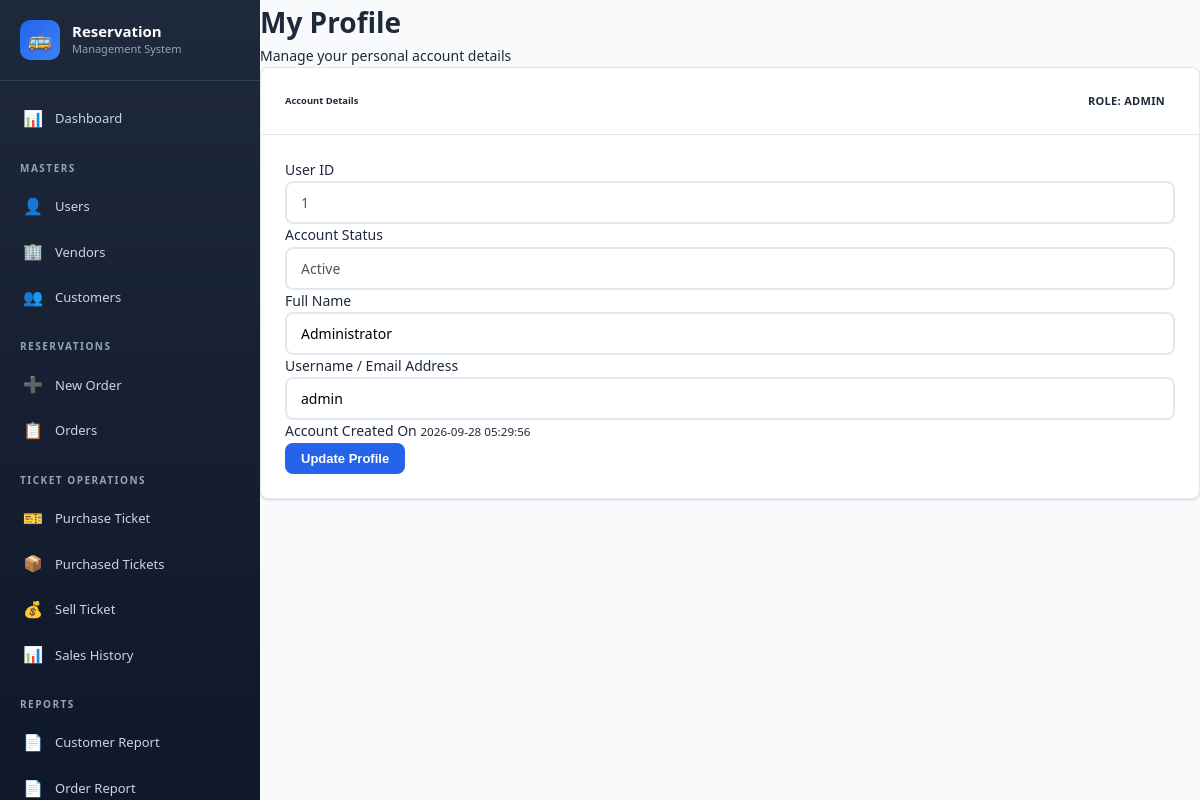
The app's page /profile.php (signed in) with its own data.
### tables this page shows
CREATE TABLE `users` (
    `user_id` INT(11) NOT NULL AUTO_INCREMENT,
    `name` VARCHAR(100) NOT NULL,
    `username` VARCHAR(50) NOT NULL UNIQUE,
    `email` VARCHAR(100) NOT NULL UNIQUE,
    `password` VARCHAR(255) NOT NULL,
    `role` ENUM('Admin', 'Staff') NOT NULL DEFAULT 'Staff',
    `status` ENUM('Active', 'Inactive') NOT NULL DEFAULT 'Active',
    `created_at` DATETIME NOT NULL DEFAULT CURRENT_TIMESTAMP,
    `updated_at` DATETIME DEFAULT NULL ON UPDATE CURRENT_TIMESTAMP,
    PRIMARY KEY (`user_id`)
);

### profile.php (the view, shortened to what this page needs)
<?php
require_once 'config/database.php';
require_once 'includes/header.php';
require_once 'includes/sidebar.php';
$userId = $_SESSION['user_id'];
$stmt = $conn->prepare("SELECT * FROM users WHERE user_id = ?");
$stmt->bind_param("i", $userId);
$stmt->execute();
$result = $stmt->get_result();
$user = $result->fetch_assoc();
?>
<div class="main-content">
    <div class="container-fluid">
        <div class="row mb-4">
            <div class="col-md-12">
                <h1 class="h3 mb-0 text-gray-800">My Profile</h1>
                <p class="text-muted">Manage your personal account details</p>
            </div>
        </div>
        <div class="row">
            <div class="col-lg-8 col-md-12">
                <div class="card shadow mb-4">
                    <div class="card-header py-3 d-flex justify-content-between align-items-center">
                        <h6 class="m-0 font-weight-bold text-primary text-uppercase">Account Details</h6>
                        <span class="badge bg-primary text-white p-2">Role: <?php echo htmlspecialchars($user['role']); ?></span>
                    </div>
                    <div class="card-body">
                        <form method="POST" action="profile.php" class="needs-validation" novalidate>
                            <div class="row mb-3">
                                <div class="col-md-6">
                                    <label for="userIdField" class="form-label font-weight-bold text-secondary">User ID</label>
                                    <input type="text" class="form-control" id="userIdField" value="<?php echo htmlspecialchars($user['user_id']); ?>" readonly disabled>
                                </div>
                                <div class="col-md-6">
                                    <label for="statusField" class="form-label font-weight-bold text-secondary">Account Status</label>
                                    <input type="text" class="form-control" id="statusField" value="<?php echo htmlspecialchars(ucfirst($user['status'])); ?>" readonly disabled>
                                </div>
                            </div>
                            <div class="mb-3">
                                <label for="name" class="form-label font-weight-bold text-secondary">Full Name</label>
                                <input type="text" name="name" id="name" class="form-control" value="<?php echo htmlspecialchars($user['name']); ?>" required>
                            </div>
                            <div class="mb-3">
                                <label for="email" class="form-label font-weight-bold text-secondary">Username / Email Address</label>
                                <input type="email" name="email" id="email" class="form-control" value="<?php echo htmlspecialchars($user['username']); ?>" required>
                            </div>
                            <div class="mb-4">
                                <label class="form-label font-weight-bold text-secondary d-block">Account Created On</label>
                                <small class="text-muted"><?php echo htmlspecialchars($user['created_at'] ?? 'N/A'); ?></small>
                            </div>
                            <div class="d-flex justify-content-end border-top pt-3">
                                <button type="submit" class="btn btn-primary px-4 shadow-sm">Update Profile</button>
                            </div>
                        </form>
                    </div>
                </div>
            </div>
        </div>
    </div>
</div>
<?php require_once 'includes/footer.php'; ?>

### assets/css/style.css (style rules this page uses)
:root { --primary: #2563eb; --primary-dark: #1d4ed8; --primary-light: #dbeafe; --secondary: #64748b; --success: #16a34a; --success-light: #dcfce7; --danger: #dc2626; --danger-light: #fee2e2; --warning: #d97706; --warning-light: #fef3c7; --info: #0891b2; --info-light: #cffafe; --dark: #1e293b; --gray: #94a3b8; --gray-light: #f1f5f9; --white: #ffffff; --border: #e2e8f0; --shadow: 0 1px 3px rgba(0, 0, 0, 0.1), 0 1px 2px rgba(0, 0, 0, 0.06); --shadow-md: 0 4px 6px rgba(0, 0, 0, 0.07), 0 2px 4px rgba(0, 0, 0, 0.06); --shadow-lg: 0 10px 15px rgba(0, 0, 0, 0.1), 0 4px 6px rgba(0, 0, 0, 0.05); --radius: 8px; --sidebar-width: 260px; --header-height: 64px; --transition: all 0.3s ease; }
* { margin: 0; padding: 0; box-sizing: border-box; }
body { font-family: 'Segoe UI', Tahoma, Geneva, Verdana, sans-serif; background-color: #f8fafc; color: var(--dark); line-height: 1.6; font-size: 14px; }
.main-content { margin-left: var(--sidebar-width); flex: 1; min-height: 100vh; }
.card { background: var(--white); border-radius: var(--radius); box-shadow: var(--shadow); border: 1px solid var(--border); margin-bottom: 25px; }
.card-header { padding: 20px 24px; border-bottom: 1px solid var(--border); display: flex; justify-content: space-between; align-items: center; }
.card-body { padding: 24px; }
.badge { display: inline-block; padding: 4px 10px; border-radius: 20px; font-size: 11px; font-weight: 700; text-transform: uppercase; letter-spacing: 0.3px; }
.btn { display: inline-flex; align-items: center; gap: 6px; padding: 8px 16px; border-radius: var(--radius); font-size: 13px; font-weight: 600; cursor: pointer; transition: var(--transition); border: none; white-space: nowrap; }
.btn-primary { background: var(--primary); color: var(--white); }
.form-control { width: 100%; padding: 10px 14px; border: 2px solid var(--border); border-radius: var(--radius); font-size: 14px; transition: var(--transition); outline: none; background: var(--white); font-family: inherit; }

### records on screen
users: role "ADMIN", user_id "1", status "Active", name "Administrator", email "admin", created_at "2026-09-28 05:29:56"
